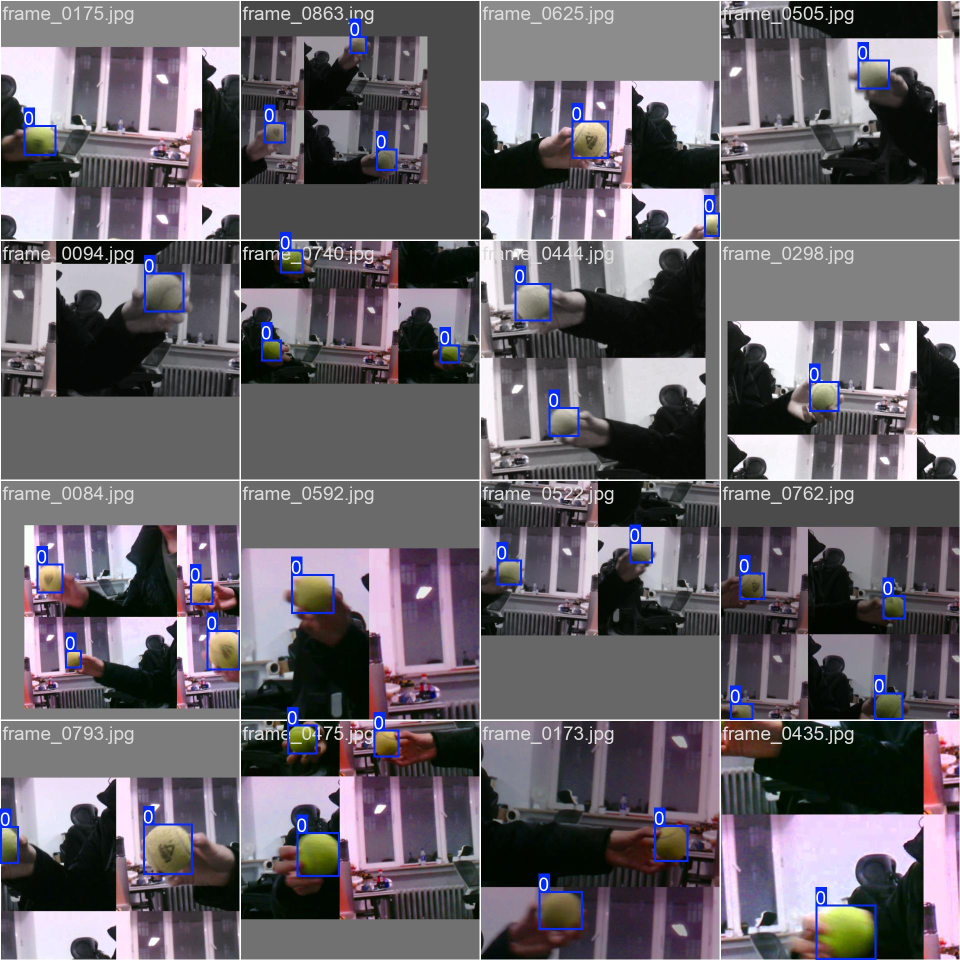
#> input picture rk3588/ball_v2/train_batch0.jpg, 1920 x 1920 px (shown at 1/2 size)
$ python send_image_udp.py ../ball_v2/train_batch0.jpg
#> lines starting #> are read from the running program, lines starting #| are printed output that depends on the picture
#!/usr/bin/env python3
# -*- coding: utf-8 -*-
"""把一张 800x480 图片按上行协议逐行打包成 UDP 发送(离线测试/回放用)

  python3 npu/send_image_udp.py recordings/xxx.png --host 127.0.0.1 --port 6104 --frames 60
"""
import argparse
import socket
import sys
import time

import cv2
import numpy as np

W, H = 800, 480


def main():
    ap = argparse.ArgumentParser()
    ap.add_argument("image")
    ap.add_argument("--host", default="127.0.0.1")
    ap.add_argument("--port", type=int, default=6104)
    ap.add_argument("--frames", type=int, default=60)
    ap.add_argument("--fps", type=float, default=30)
    args = ap.parse_args()

    img = cv2.imread(args.image)
#> img is the input picture: shape (1920, 1920, 3); mean B, G, R 106.9, 99.8, 104.9
    if img is None:
        print(f"无法读取图片: {args.image}", file=sys.stderr)
        return 2
    if img.shape[1] != W or img.shape[0] != H:
        img = cv2.resize(img, (W, H))
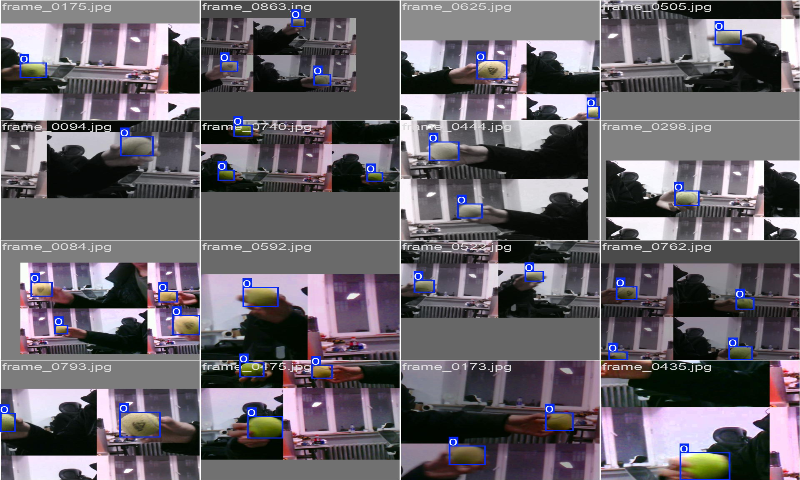
#> img: shape (480, 800, 3); mean B, G, R 106.8, 99.6, 104.7

    b = img[:, :, 0].astype(np.uint16)
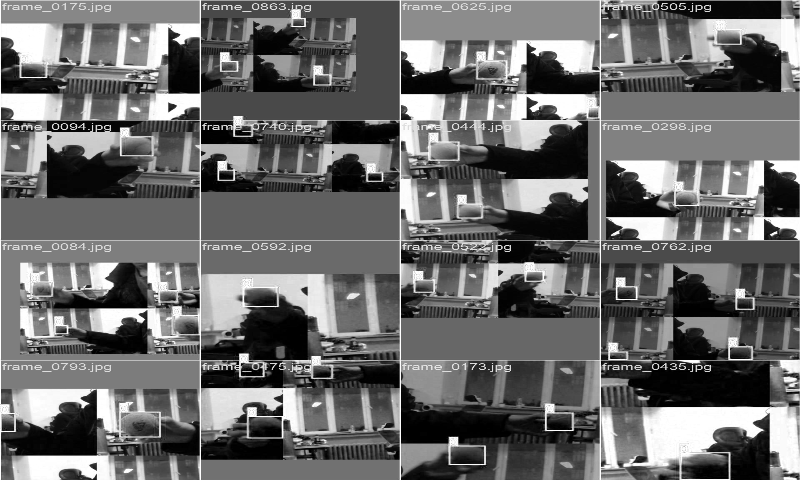
#> b: shape (480, 800) uint16; min 0, max 255, mean 106.8
    g = img[:, :, 1].astype(np.uint16)
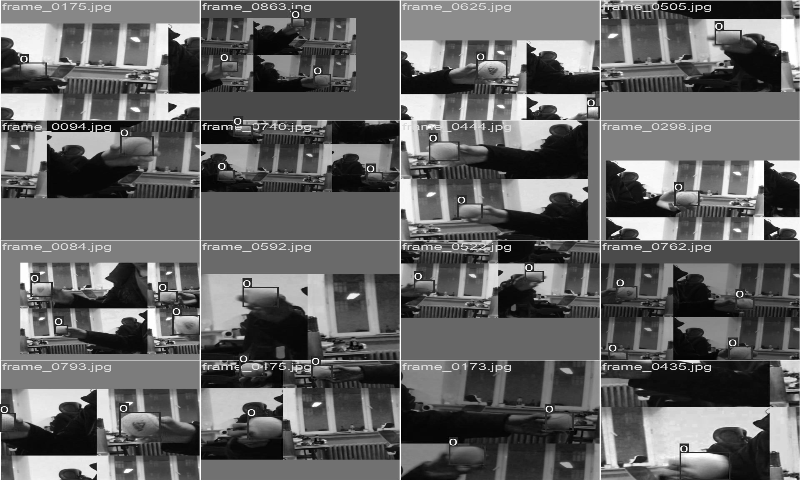
#> g: shape (480, 800) uint16; min 0, max 255, mean 99.6
    r = img[:, :, 2].astype(np.uint16)
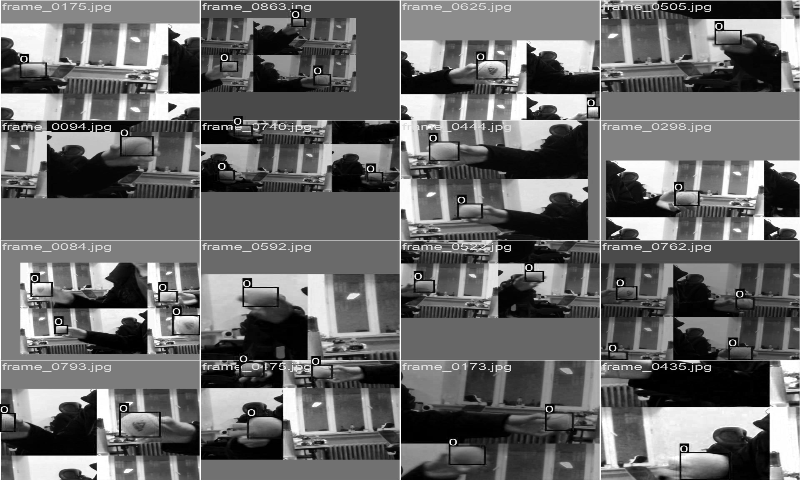
#> r: shape (480, 800) uint16; min 0, max 255, mean 104.7
    rgb565 = (((r >> 3) << 11) | ((g >> 2) << 5) | (b >> 3)).astype("<u2")
    payload = rgb565.tobytes()

#> (the run stopped early here; a loop or call above may not have finished)

$ run again, on rk3588/ball_v2/train_batch2.jpg
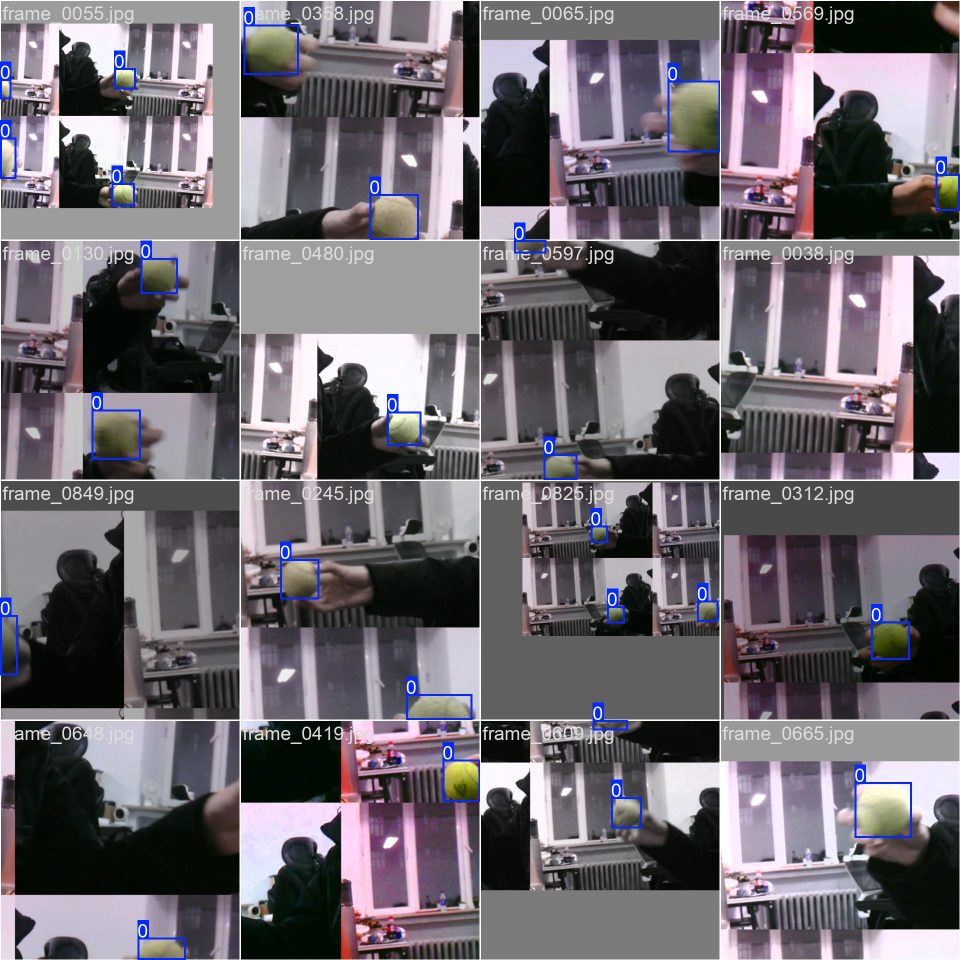
#> input picture rk3588/ball_v2/train_batch2.jpg, 1920 x 1920 px (shown at 1/2 size)
#> in main, img is the input picture: shape (1920, 1920, 3); mean B, G, R 111.3, 104.4, 109.5
#> in main, `img = cv2.resize(img, (W, H))`:
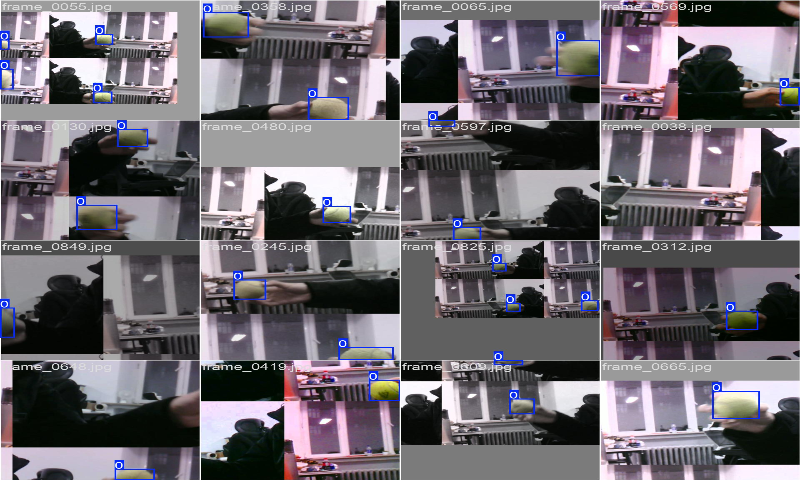
#> img: shape (480, 800, 3); mean B, G, R 111.2, 104.2, 109.3
#> in main, `r = img[:, :, 2].astype(np.uint16)`:
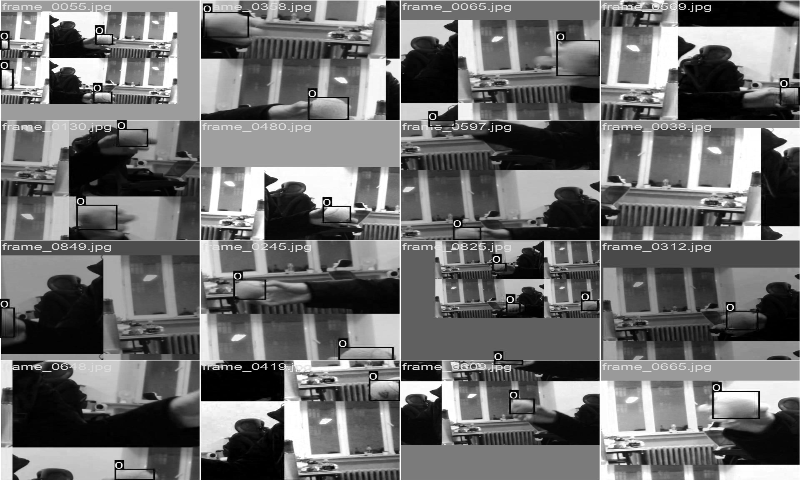
#> r: shape (480, 800) uint16; min 0, max 255, mean 109.3

$ run again, on rk3588/ball_v2/val_batch0_pred.jpg
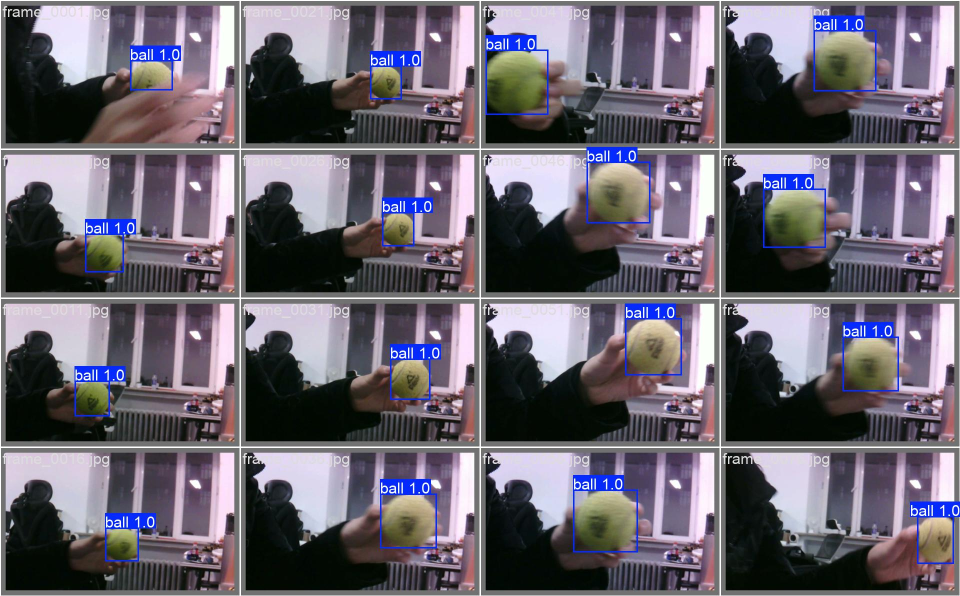
#> input picture rk3588/ball_v2/val_batch0_pred.jpg, 1920 x 1192 px (shown at 1/2 size)
#> in main, img is the input picture: shape (1192, 1920, 3); mean B, G, R 111.6, 100.7, 105.9
#> img: shape (480, 800, 3)
#> in main, `b = img[:, :, 0].astype(np.uint16)`:
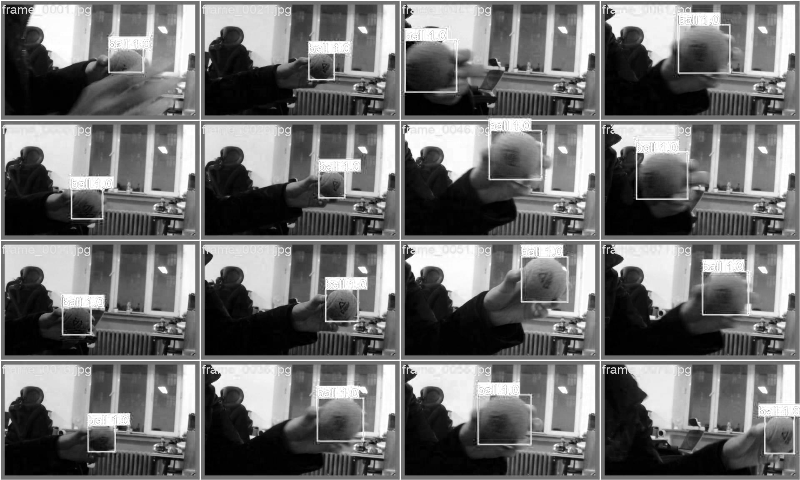
#> b: shape (480, 800) uint16; min 0, max 255, mean 111.6
#> in main, `r = img[:, :, 2].astype(np.uint16)`:
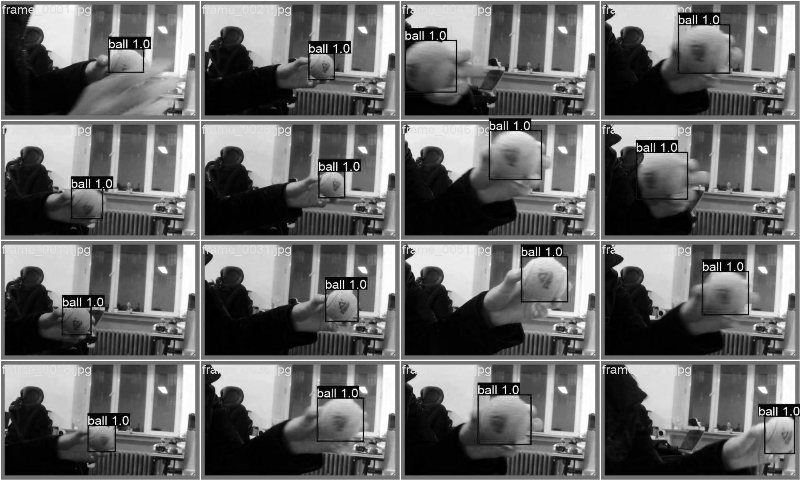
#> r: shape (480, 800) uint16; min 0, max 255, mean 105.9

$ run again, on rk3588/ball_v2/val_batch1_pred.jpg
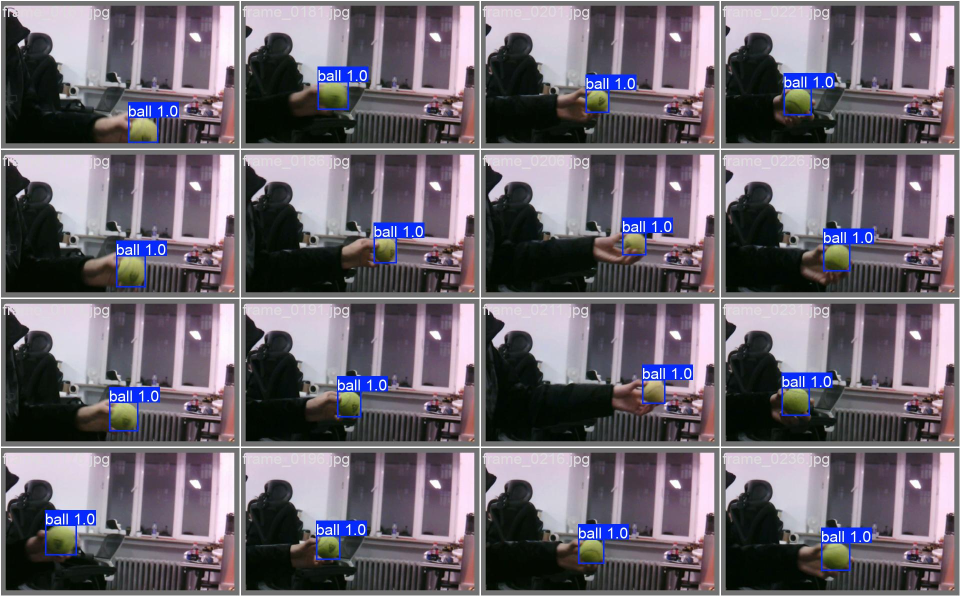
#> input picture rk3588/ball_v2/val_batch1_pred.jpg, 1920 x 1192 px (shown at 1/2 size)
#> in main, img is the input picture: shape (1192, 1920, 3); mean B, G, R 110.7, 101.3, 107.7
#> img: shape (480, 800, 3)
#> in main, `g = img[:, :, 1].astype(np.uint16)`:
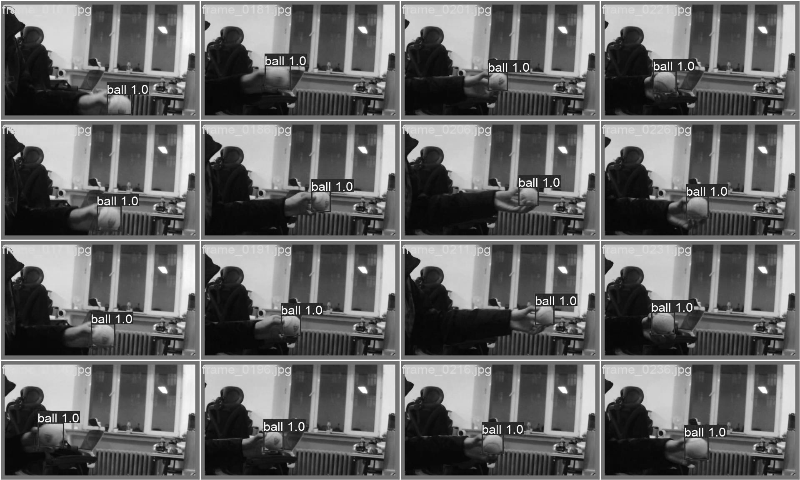
#> g: shape (480, 800) uint16; min 3, max 255, mean 101.3
#> in main, `r = img[:, :, 2].astype(np.uint16)`:
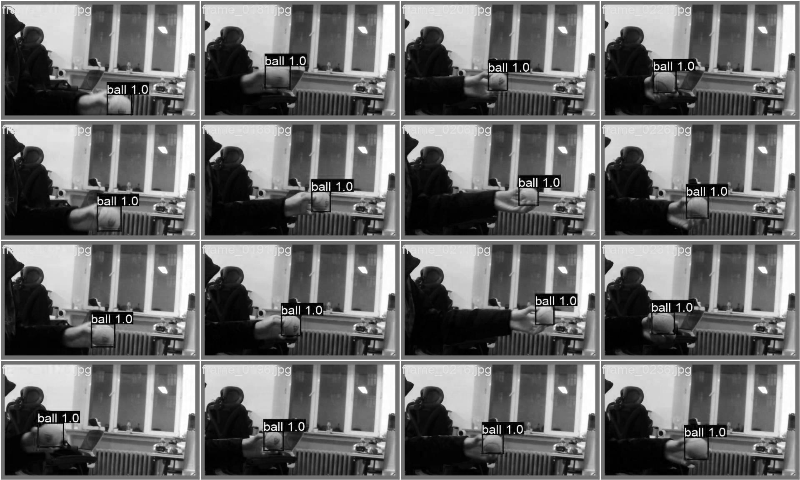
#> r: shape (480, 800) uint16; min 0, max 255, mean 107.7
